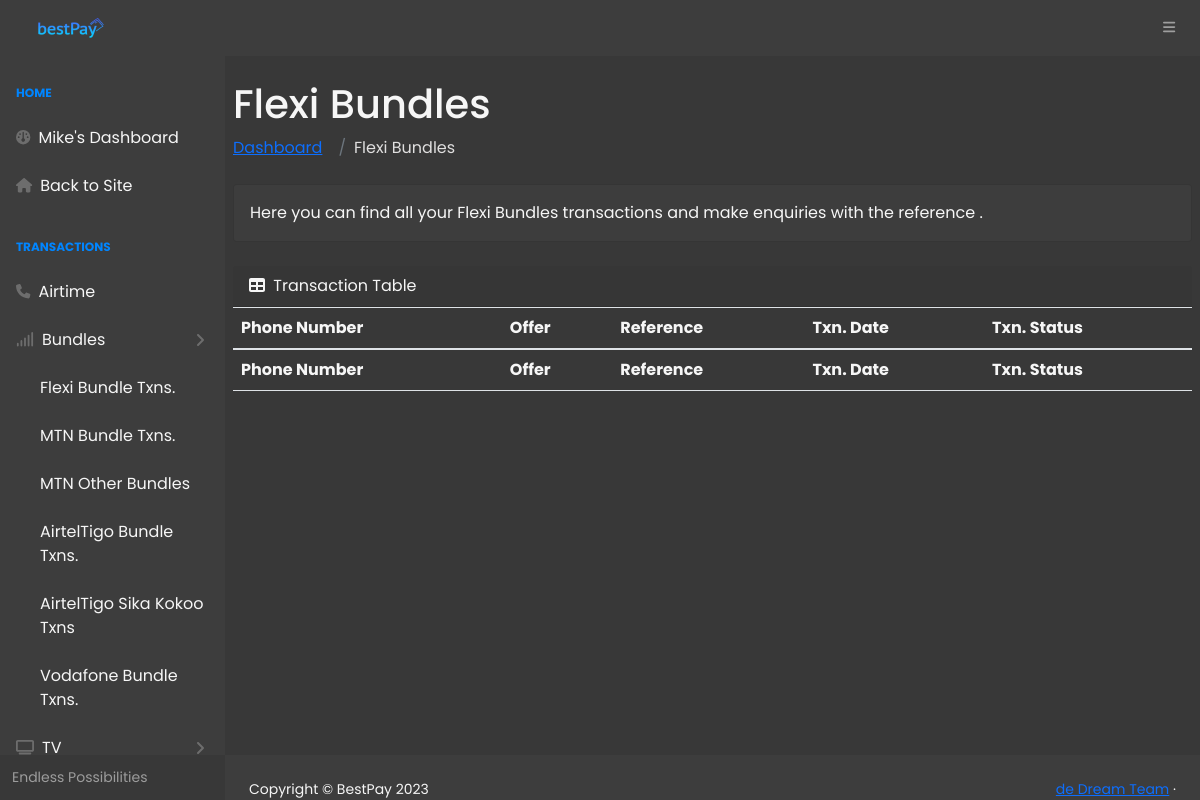
/dashboard/txn_table/ishare_bundles/ (signed in), run on an earlier commit of the app's database.
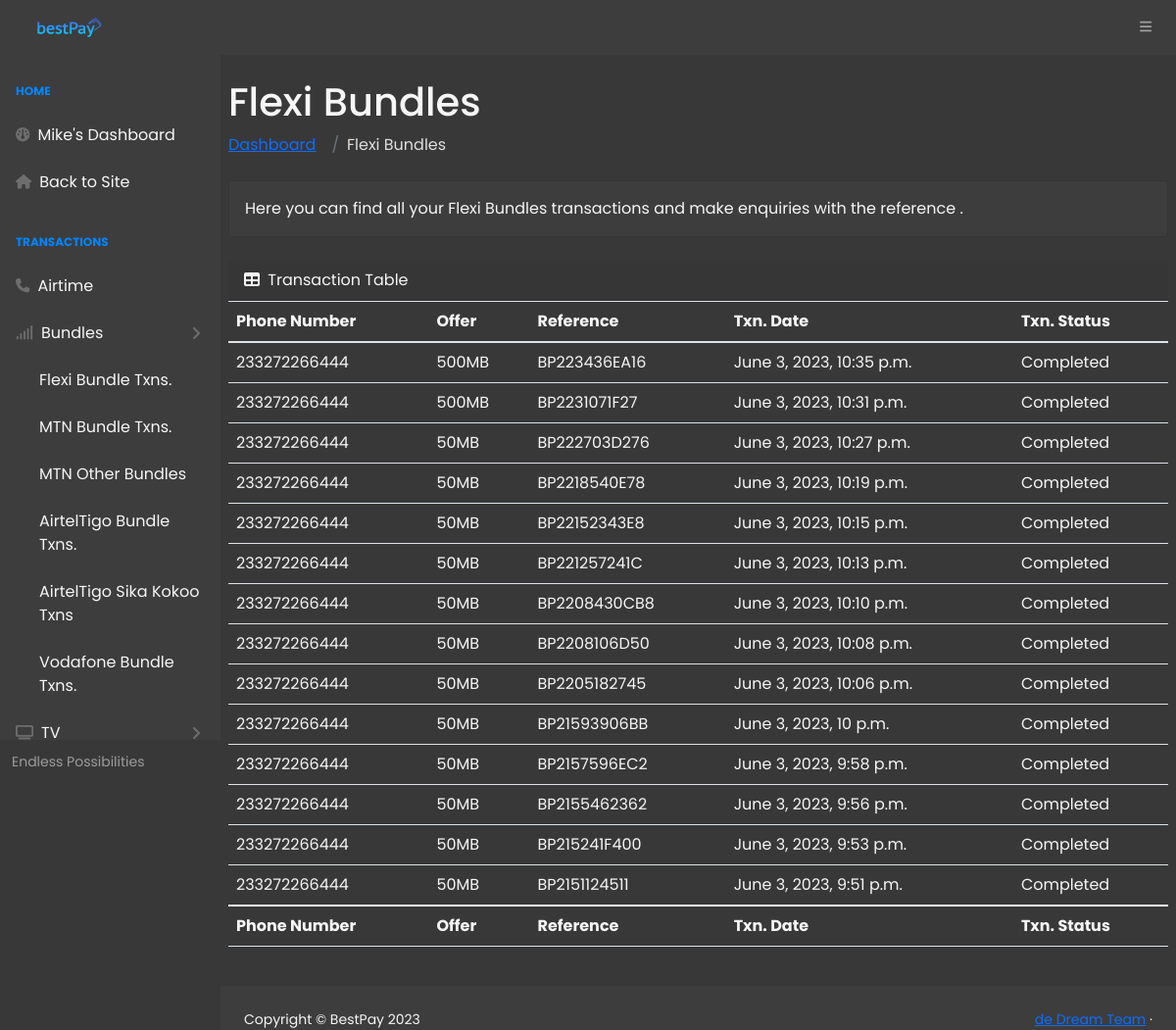
And on a later commit of the database.
### bestPayApp/models.py (models this page shows, shortened)
class CustomUser(AbstractUser):
    first_name = models.CharField(max_length=100, null=False, blank=False)
    last_name = models.CharField(max_length=100, null=False, blank=False)
    username = models.CharField(max_length=100, null=False, blank=False, unique=True)
    email = models.EmailField(max_length=250, null=False, blank=False)
    phone = models.PositiveIntegerField(null=True, blank=True)
    password1 = models.CharField(max_length=100, null=False, blank=False)
    password2 = models.CharField(max_length=100, null=False, blank=False)

class IShareBundleTransaction(models.Model):
    user = models.ForeignKey(CustomUser, on_delete=models.CASCADE)
    email = models.EmailField(max_length=250, null=False, blank=True)
    bundle_number = models.BigIntegerField(null=False, blank=False)
    offer = models.CharField(max_length=250, null=False, blank=False)
    batch_id = models.CharField(max_length=250, null=False, blank=False)
    message = models.CharField(max_length=250, null=True, blank=True)
    reference = models.CharField(max_length=20, null=True, blank=True)
    transaction_date = models.DateTimeField(auto_now_add=True)
    transaction_status = models.CharField(max_length=100, null=False)
    description = models.CharField(max_length=500, null=True, blank=True)

### bestPayApp/dashboard/dashboardViews.py (the view)
# urls.py: path("dashboard/txn_table/<str:keyword>/", dashboardViews.txn_table, name='txn_table'),
@login_required(login_url='login')
def txn_table(request, keyword):
    data = helper.data_needed_from_model(keyword, request.user)
    model_data = data["model_data"]
    heading = data["heading"]
    return render(request, 'dashboard/layouts/tables.html', context={'data': model_data, 'heading':heading})

### bestPayApp/templates/dashboard/layouts/tables.html
{% extends 'dashboard/base.html' %}
    {% block content %}
        {% include 'dashboard/inc/navbar.html' %}
        <div id="layoutSidenav">
            {% include 'dashboard/inc/sideNav.html' %}
            <div id="layoutSidenav_content">
                <main>
                    <div class="container px-2">
                        <h1 class="mt-4">{{ heading }}</h1>
                        <ol style="background-color: transparent" class="breadcrumb mb-4">
                            <li class="breadcrumb-item"><a href="{% url 'user-dashboard' %}">Dashboard</a></li>
                            <li class="breadcrumb-item active">{{ heading }}</li>
                        </ol>
                        <div class="card mb-4">
                            <div class="card-body">
                                Here you can find all your {{ heading }} transactions and make enquiries with the reference
                                .
                            </div>
                        </div>
                        <div class="mb-4">
                            <div class="card-header">
                                <i class="fas fa-table me-1"></i>
                                Transaction Table
                            </div>
                            <div class="table-responsive">
                                <table class="table" id="table_id">
                                    <thead>
                                        <tr>
                                            <th>Phone Number</th>
                                            <th>Offer</th>
                                            <th>Reference</th>
                                            <th>Txn. Date</th>
                                            <th>Txn. Status</th>
                                        </tr>
                                    </thead>
                                    <tfoot>
                                        <tr>
                                            <th>Phone Number</th>
                                            <th>Offer</th>
                                            <th>Reference</th>
                                            <th>Txn. Date</th>
                                            <th>Txn. Status</th>
                                        </tr>
                                    </tfoot>
                                    <tbody>
                                    {% for txn in data %}
                                        <tr>
                                            <td>{{ txn.bundle_number}}</td>
                                            <td>{{ txn.offer}}</td>
                                            <td>{{ txn.reference}}</td>
                                            <td>{{ txn.transaction_date}}</td>
                                            <td>{{ txn.transaction_status}}</td>
                                        </tr>
                                    {% endfor %}
                                    </tbody>
                                </table>
                            </div>
                        </div>
                    </div>
                </main>
                {% include 'dashboard/inc/footer.html' %}
            </div>
        </div>
    {% endblock %}

### bestPayApp/templates/dashboard/base.html (shortened to what this page needs)
{% load static %}
<!DOCTYPE html>
<html lang="en">
    <head>
        <link href="https://cdn.jsdelivr.net/npm/simple-datatables@latest/dist/style.css" rel="stylesheet" />
        <link rel="stylesheet" href="https://cdn.jsdelivr.net/npm/bootstrap@4.0.0/dist/css/bootstrap.min.css">
        <link href="{% static 'dashboard/css/styles.css' %}" rel="stylesheet" />
        <link rel="stylesheet" type="text/css" href="https://cdn.datatables.net/1.13.1/css/jquery.dataTables.css">
    </head>
    <body class="sb-nav-fixed">
        {% block content %}
        {% endblock %}
    </body>
</html>

### bestPayApp/templates/dashboard/inc/navbar.html
{% load static %}
<nav class="sb-topnav navbar navbar-expand navbar-dark bg-dark">
            <a class="navbar-brand" href="{% url 'home' %}"><img src="{% static 'img/site/bp-brand.png' %}" alt=""></a>
            <button class="btn btn-link btn-sm order-1 order-lg-0 me-4 me-lg-0 ml-auto" id="sidebarToggle" href="#!"><i class="fas fa-bars"></i></button>
        </nav>

### bestPayApp/templates/dashboard/inc/sideNav.html (shortened to what this page needs)
<div id="layoutSidenav_nav">
                <nav class="sb-sidenav accordion sb-sidenav-dark" id="sidenavAccordion">
                    <div class="sb-sidenav-menu">
                        <div class="nav">
                            <div class="sb-sidenav-menu-heading">Home</div>
                            <a class="nav-link" href="{% url 'user-dashboard' %}">
                                <div class="sb-nav-link-icon"><i class="fa-solid fa-gauge"></i></div>
                                {{ request.user.username | capfirst }}'s Dashboard
                            </a>
                            <a class="nav-link" href="{% url 'home' %}">
                                <div class="sb-nav-link-icon"><i class="fa-solid fa-house"></i></div>
                                Back to Site
                            </a>
                            <div class="sb-sidenav-menu-heading">Transactions</div>
                            <a class="nav-link collapsed" href="{% url 'user-dashboard' %}" aria-expanded="false" aria-controls="collapseLayouts">
                                <div class="sb-nav-link-icon"><i class="fa-solid fa-phone"></i></div>
                                Airtime
                            </a>
                            <a class="nav-link collapsed" href="#" data-bs-toggle="collapse" data-bs-target="#collapseLayouts" aria-expanded="false" aria-controls="collapseLayouts">
                                <div class="sb-nav-link-icon"><i class="fa-solid fa-signal"></i></div>
                                Bundles
                                <div class="sb-sidenav-collapse-arrow"><i class="fas fa-angle-down"></i></div>
                            </a>
                            <div class="collapse show" id="collapseLayouts" aria-labelledby="headingOne" data-bs-parent="#sidenavAccordion">
                                <nav class="sb-sidenav-menu-nested nav">
                                    <a class="nav-link" href="{% url 'txn_table' keyword="ishare_bundles" %}">Flexi Bundle Txns.</a>
                                    <a class="nav-link" href="{% url 'txn_table' keyword="mtn_bundles" %}">MTN Bundle Txns.</a>
                                    <a class="nav-link" href="{% url 'txn_table' keyword="mtn_other_bundles" %}">MTN Other Bundles</a>
                                    <a class="nav-link" href="{% url 'txn_table' keyword="airteltigo_bundles" %}">AirtelTigo Bundle Txns.</a>
                                    <a class="nav-link" href="{% url 'txn_table' keyword="airteltigo_sika_kokoo" %}">AirtelTigo Sika Kokoo Txns</a>
                                    <a class="nav-link" href="{% url 'txn_table' keyword="vodafone_bundles" %}">Vodafone Bundle Txns.</a>
                                </nav>
                            </div>
                            <a class="nav-link collapsed" href="#" data-bs-toggle="collapse" data-bs-target="#collapsePages" aria-expanded="false" aria-controls="collapsePages">
                                <div class="sb-nav-link-icon"><i class="fa-solid fa-tv"></i></div>
                                TV
                                <div class="sb-sidenav-collapse-arrow"><i class="fas fa-angle-down"></i></div>
                            </a>
                        </div>
                    </div>
                    <div class="sb-sidenav-footer">
                        <div class="small">Endless Possibilities</div>
                    </div>
                </nav>
            </div>

### bestPayApp/templates/dashboard/inc/footer.html
<footer class="pt-4 bg-dark mt-auto">
                    <div class="container-fluid px-4">
                        <div class="d-flex align-items-center justify-content-between small">
                            <div class="text-muted">Copyright &copy; BestPay 2023</div>
                            <div>
                                <a href="#">de Dream Team</a>
                                &middot;
                            </div>
                        </div>
                    </div>
                </footer>

What changed in the data, as far as the page shows it:
added IShareBundleTransaction: bundle_number "233272266444", offer "500MB", reference "BP223436EA16", transaction_date "June 3, 2023, 10:35 p.m.", transaction_status "Completed"
added IShareBundleTransaction: bundle_number "233272266444", offer "500MB", reference "BP2231071F27", transaction_date "June 3, 2023, 10:31 p.m.", transaction_status "Completed"
added IShareBundleTransaction: bundle_number "233272266444", offer "50MB", reference "BP222703D276", transaction_date "June 3, 2023, 10:27 p.m.", transaction_status "Completed"
added IShareBundleTransaction: bundle_number "233272266444", offer "50MB", reference "BP2218540E78", transaction_date "June 3, 2023, 10:19 p.m.", transaction_status "Completed"
added IShareBundleTransaction: bundle_number "233272266444", offer "50MB", reference "BP22152343E8", transaction_date "June 3, 2023, 10:15 p.m.", transaction_status "Completed"
added IShareBundleTransaction: bundle_number "233272266444", offer "50MB", reference "BP221257241C", transaction_date "June 3, 2023, 10:13 p.m.", transaction_status "Completed"
added IShareBundleTransaction: bundle_number "233272266444", offer "50MB", reference "BP2208430CB8", transaction_date "June 3, 2023, 10:10 p.m.", transaction_status "Completed"
added IShareBundleTransaction: bundle_number "233272266444", offer "50MB", reference "BP2208106D50", transaction_date "June 3, 2023, 10:08 p.m.", transaction_status "Completed"
added IShareBundleTransaction: bundle_number "233272266444", offer "50MB", reference "BP2205182745", transaction_date "June 3, 2023, 10:06 p.m.", transaction_status "Completed"
added IShareBundleTransaction: bundle_number "233272266444", offer "50MB", reference "BP21593906BB", transaction_date "June 3, 2023, 10 p.m.", transaction_status "Completed"
added IShareBundleTransaction: bundle_number "233272266444", offer "50MB", reference "BP2157596EC2", transaction_date "June 3, 2023, 9:58 p.m.", transaction_status "Completed"
added IShareBundleTransaction: bundle_number "233272266444", offer "50MB", reference "BP2155462362", transaction_date "June 3, 2023, 9:56 p.m.", transaction_status "Completed"
added IShareBundleTransaction: bundle_number "233272266444", offer "50MB", reference "BP215241F400", transaction_date "June 3, 2023, 9:53 p.m.", transaction_status "Completed"
added IShareBundleTransaction: bundle_number "233272266444", offer "50MB", reference "BP2151124511", transaction_date "June 3, 2023, 9:51 p.m.", transaction_status "Completed"
